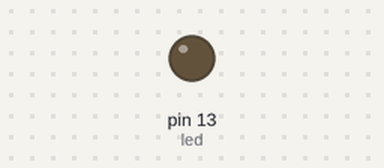
The sketch below on a simulated Arduino Uno, built with avr-gcc and run on an emulated ATmega328P. On the bench: output pins drawn as LEDs (lit = HIGH).

Above: at 0.65 s.
At 5.95 s:
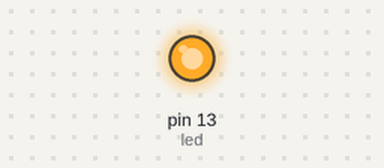
Timing chart, 0 to 6.5 s (numbered marks = the images above):
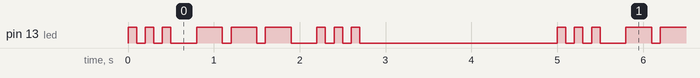

The sketch:

morse.ino
```cpp
/*
  Morse Code
*/

#include <string.h>

#define A_ASCII_START 65

// Pin 13 has an LED connected on most Arduino boards.
// give it a name:
int led = 13;

// Possible morse values
enum MorseValue {
  dot = 0,
  dash,
  charGap,
  wordGap,
  eleGap // Only used for time array
};

const int morseTimeUnit = 100;

// Time to pulse for each morse character
const int morseTimes[] = {
  morseTimeUnit, // dot
  morseTimeUnit * 3, // dash
  morseTimeUnit * 3, // charGap
  morseTimeUnit * 7, // wordGap
  morseTimeUnit // eleGap
};

// Character conversions for international morse code
char morseConversion[26][5] = {
  ".-", // A
  "-...", // B
  "-.-.", // C
  "-..", // D
  ".", // E
  "..-.", // F
  "--.", // G
  "....", // H
  "..", // I
  ".---", // J
  "-.-", // K
  ".-..", // L
  "--", // M
  "-.", // N
  "---", // O
  ".--.", // P
  "--.-", // Q
  ".-.", // R
  "...", // S
  "-", // T
  "..-", // U
  "...-", // V
  ".--", // W
  "-..-", // X
  "-.--", // Y
  "--.." // Z
};

// the setup routine runs once when you press reset:
void setup() {
  // initialize the digital pin as an output.
  pinMode(led, OUTPUT);
}

// the loop routine runs over and over again forever:
void loop() {
  pulseString("SOS");
  //pulseMorseCode("... --- ...\t"); // Pulse SOS
  delay(2000);               // wait for a second
}

// Pulses a voltage level to led for the given duration in milliseconds
void pulse(int time, int voltage) {
  digitalWrite(led, voltage);
  delay(time);
}

// Pulse a morse code value to the led.
void pulseChar(int val) {
  // Keep track of whether last character was a dot or dash so we can pulse
  // an element gap delay if needed
  static bool lastCharWasElement = false;

  MorseValue m = (MorseValue) val;

  if (m == dot || m == dash) {
    if (lastCharWasElement) // eleGap if needed
      pulse(morseTimes[eleGap], LOW);

    pulse(morseTimes[m], HIGH);
    lastCharWasElement = true;
  }
  else {
    pulse(morseTimes[m], LOW);
    lastCharWasElement = false;
  }
}

// Pulses a morse code string (... --- ...) to the led
void pulseMorseCode(char* morse) {
  int strLen = strlen(morse);
  for (int i = 0; i < strLen; i++) {
    switch(morse[i]) {
      case '.':
        pulseChar(dot);
        break;
      case '-':
        pulseChar(dash);
        break;
      case ' ':
        pulseChar(charGap);
        break;
      case '\t':
        pulseChar(wordGap);
        break;
      default:
        printf("Error: Bad character in morse string: %c\n", morse[i]);
    }
  }
}

// Pulses an ascii string to the led in morse code
void pulseString(char* source) {
  int strLen = strlen(source);
  for (int i = 0; i < strLen; i++) {

    if (isalpha(source[i])) {
      // make sure it's upper because that's how table is calculated
      int val = toupper(source[i]) - A_ASCII_START;
      pulseMorseCode(morseConversion[val]);
      pulseChar(charGap);
    }
    else if (source[i] == ' ') {
      pulseChar(wordGap);
    }
    else {
      printf("Error:  Cannot convert %c to morse code.\n", source[i]);
    }

  }
}
```

Measured:
- by itself, pin 13 (led): repeats every 5.0 s: 2 × (LOW 0.10 s, HIGH 0.10 s), LOW 0.30 s, 2 × (HIGH 0.30 s, LOW 0.10 s), HIGH 0.30 s, LOW 0.30 s, 2 × (HIGH 0.10 s, LOW 0.10 s), HIGH 0.10 s, LOW 2.3 s, HIGH 0.10 s
- by itself, everything shown: repeats every 5.0 s, in 18 steps
